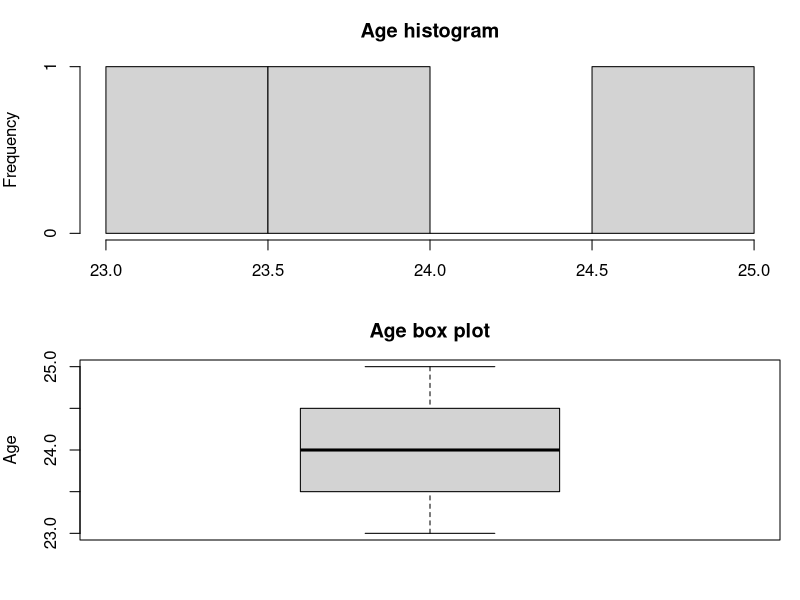

Write the R code that produced this figure.
# Experiment 15 - Box Plot
names <- c("siri", "chru", "loki")
age <- c(23, 24, 25)
marks <- c(88, 78, 25)
df <- data.frame(names, age, marks)
par(mfrow = c(2, 1), mar = c(3, 4, 3, 1))
hist(df$age, main = "Age histogram", xlab = "Age")
boxplot(df$age, main = "Age box plot", ylab = "Age")
par(mfrow = c(1, 1))
